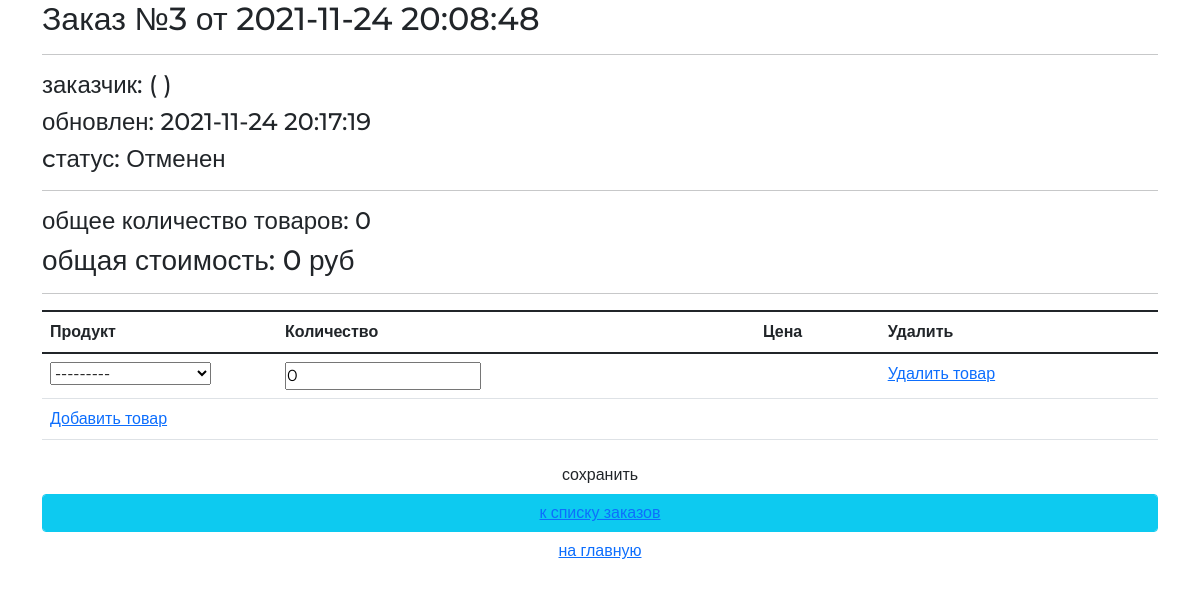
/order/update/3/, run on the app's committed database.
### ordersapp/models.py (models this page shows)
class Order(models.Model):
    STATUS_FORMING = 'FM'
    STATUS_SEND_TO_PROCEED = 'STP'
    STATUS_PROCEEDED = 'PRD'
    STATUS_PAID = 'PD'
    STATUS_DONE = 'DN'
    STATUS_CANCELED = 'CN'
    STATUSES = (
        (STATUS_FORMING, 'Формируется'),
        (STATUS_SEND_TO_PROCEED, 'Отправлен на обработку'),
        (STATUS_PROCEEDED, 'Обработан'),
        (STATUS_PAID, 'Оплачен'),
        (STATUS_DONE, 'Готов'),
        (STATUS_CANCELED, 'Отменен'),
    )
    user = models.ForeignKey(settings.AUTH_USER_MODEL, on_delete=models.CASCADE)
    status = models.CharField(choices=STATUSES, default=STATUS_FORMING, max_length=3)
    is_active = models.BooleanField(default=True)
    created_at = models.DateTimeField(auto_now_add=True)
    update_at = models.DateTimeField(auto_now=True)
    @property
    def get_total_quantity(self):
        _items = self.orderitems.select_related()
        return sum(list(map(lambda x: x.quantity, _items)))
    @property
    def total_cost(self):
        _items = self.orderitems.select_related()
        return sum(list(map(lambda x: x.products_cost, _items)))

### ordersapp/views.py (the view, shortened to what this page needs)
# urls.py: path('update/<int:pk>/', views.OrderUpdateView.as_view(), name='update'),
class OrderUpdateView(UpdateView):
    model = Order
    fields = []
    success_url = reverse_lazy('order:list')
    def get_context_data(self, **kwargs):
        context_data = super().get_context_data(**kwargs)
        OrderFormSet = inlineformset_factory(Order, OrderItem, OrderItemForm, extra=1)
        if self.request.POST:
            formset = OrderFormSet(self.request.POST, instance=self.object)
        else:
            formset = OrderFormSet(instance=self.object)
            for form in formset.forms:
                if form.instance.pk:
                    form.initial['price'] = form.instance.product.price
        context_data['orderitems'] = formset
        return context_data

### mainapp/context_processor.py (called while the page is built)
def basket(request):
    basket_items = []
    if request.user.is_authenticated:
        basket_items = Basket.objects.filter(user=request.user).select_related()
    return {
        'basket': basket_items
    }

### mainapp/models.py (called while the page is built)
    def __str__(self):
        return f'{self.name}'

    def __str__(self):
        return f'{self.name} ({self.category})'

### ordersapp/templates/ordersapp/order_form.html (shortened to what this page needs)
{% extends "ordersapp/base.html" %}
{% load static %}
{% load cache %}
{% block content %}
    {% include 'ordersapp/includes/inc_order_summary.html' %}
    <div class="order_form">
        <form action="" method="post">
            <table class="table">
                {% for form in orderitems.forms %}
                    {% if forloop.first %}
                        <thead>
                        <tr>
                            {% for field in form.visible_fields %}
                                <th class="{% cycle 'td1' 'td2' 'td3' 'td4' %} order formset_td">
                                    {{ field.label|capfirst }}
                                </th>
                            {% endfor %}
                        </tr>
                        </thead>
                    {% endif %}
                    <tr class="formset_row">
                        {% for field in form.visible_fields %}
                            <td class="{% cycle 'td1' 'td2' 'td3' 'td4' %} order formset_td">
                                {% if field.name == 'price' %}
                                    {% if field.value %}
                                        <span class="orderitems-{{ forloop.parentloop.counter0 }}-price">
                                   {{ field.value }}
                                   </span> руб.
                                    {% endif %}
                                {% else %}
                                    {% if field.name == 'product' %}
                                        {% cache  3600 orderitemform_product field.value %}
                                            {{ field }}
                                        {% endcache %}
                                    {% else %}
                                        {{ field }}
                                    {% endif %}
                                {% endif %}
                            </td>
                        {% endfor %}
                    </tr>
                {% endfor %}
            </table>
            <button type="submit" value="сохранить" class="btn btn-default btn-round form-control last">сохранить
            </button>
            {% include 'ordersapp/includes/inc_order_actions.html' %}
        </form>
    </div>
{% endblock %}

### ordersapp/templates/ordersapp/includes/inc_order_summary.html (shortened to what this page needs)
{% if object %}
   <div class="h2">Заказ №{{ object.pk }} от {{ object.created_at|date:"Y-m-d H:i:s" }}</div>
   <hr>
   <div class="h4">заказчик: {{ user.username }} ({{ user.last_name }} {{ user.first_name }}) </div>
   <div class="h4">обновлен: {{ object.update_at|date:"Y-m-d H:i:s" }}</div>
   <div class="h4">cтатус: {{ object.get_status_display }}</div>
   <hr>
   <div class="h4">
       общее количество товаров: <span class="order_total_quantity">{{ object.get_total_quantity }}</span>
   </div>
   <div class="h3">
       общая стоимость: <span class="order_total_cost">{{ object.total_cost }}</span> руб
   </div>
{% endif %}
<hr>

### static/style.css (style rules this page uses)
* { margin: 0; padding: 0; }
body { font-family: 'Montserrat', sans-serif; }
html, body { height: 100%; }
table { width: 100%; }
td:first-child { width: 235px; }

### data on the page
Order: pk "3", created_at "2021-11-24 20:08:48", update_at "2021-11-24 20:17:19", status "Отменен", get_total_quantity "0", total_cost "0"

### other printed values
{{ field.label|capfirst }} "Продукт" "Количество" "Цена" "Удалить"
